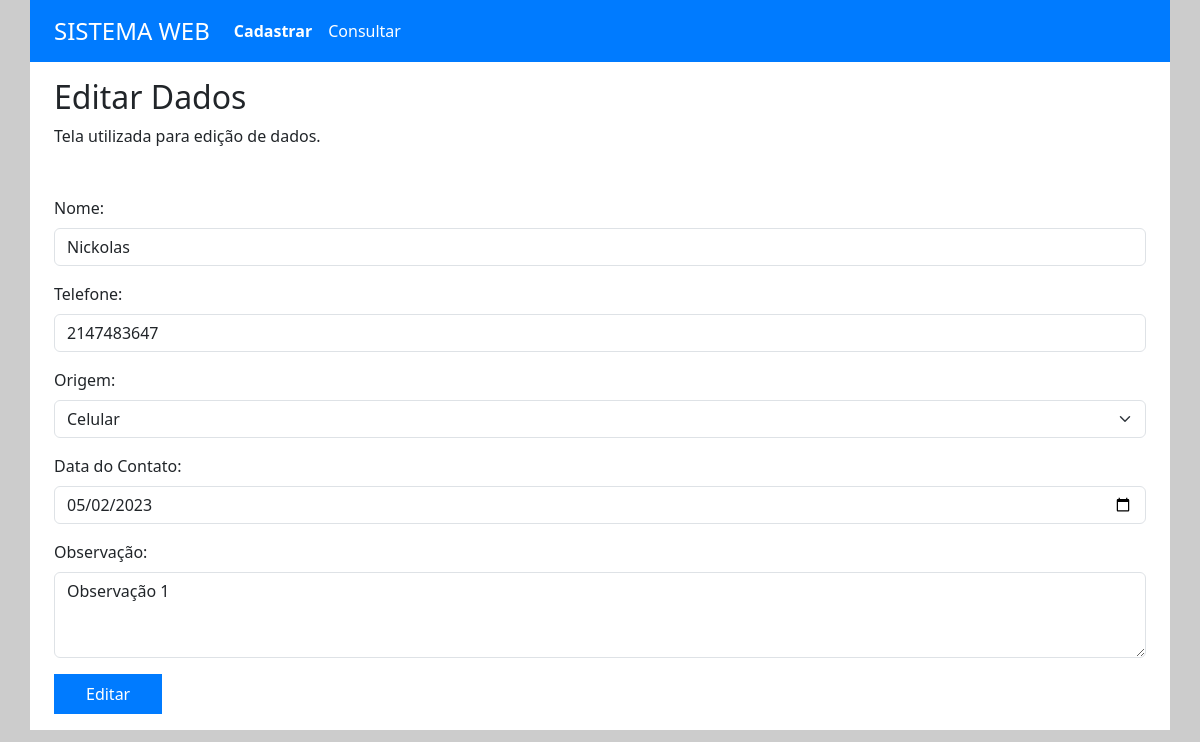
Screenshot of /editarPage.php?id=1 with the database file from the repository.
### tables this page shows
CREATE TABLE `clientes` (
  `id` int(3) NOT NULL,
  `nome` varchar(100) NOT NULL,
  `telefone` int(12) NOT NULL,
  `origem` enum('celular','computador','notebook') NOT NULL,
  `dataContato` date NOT NULL,
  `obser` varchar(200) NOT NULL
);

### editarPage.php (the view, shortened to what this page needs)
<?php
$id = (int) $_GET['id'];
$sql = "SELECT * from `clientes` WHERE id=$id";
try {
    $pdo = new PDO('mysql:host=' . MYSQL_HOST . ';dbname=' . MYSQL_DB_NAME, MYSQL_USER, MYSQL_PASSWORD);
} catch (PDOException $ex) {
    echo "Erro ao tentar fazer a conexão com MYSQL: " . $ex->getMessage();
}
$result = $pdo->query($sql);
$registros = $result->fetchAll();
?>
<!DOCTYPE html>
<html lang="pt-br">
<head>
    <link href="https://cdn.jsdelivr.net/npm/bootstrap@5.3.0-alpha1/dist/css/bootstrap.min.css" rel="stylesheet">
    <link rel="stylesheet" href="assets/css/style.css">
</head>
<body>
    <div class="container">
        <div class="row">
            <div class="col cabecalho">
                <nav class="navbar navbar-expand-lg">
                    <div class="container-fluid">
                        <a class="navbar-brand cabecalho__titulo" href="index.php">SISTEMA WEB</a>
                        <div class="collapse navbar-collapse" id="navbarNav">
                            <ul class="navbar-nav">
                                <li class="nav-item">
                                    <a class="nav-link ativo" aria-current="page" href="index.php">Cadastrar</a>
                                </li>
                                <li class="nav-item">
                                    <a class="nav-link cabecalho__menu" href="consulta.php">Consultar</a>
                                </li>
                            </ul>
                        </div>
                    </div>
                </nav>
            </div>
        </div>
        <div class="row">
            <div class="col descricao">
                <h2 class="descricao__titulo">Editar Dados</h2>
                <p class="descricao__texto">Tela utilizada para edição de dados.</p>
            </div>
        </div>
        <div class="row">
            <div class="col formulario">
                <form action="editar.php?id=<?= $_GET['id'] ?>" method="POST">
                    <div class="mb-3">
                        <label for="nome" class="form-label">Nome:</label>
                        <input type="text" class="form-control" id="nome" name="nome" required value="<?= $registros[0]['nome'] ?>">
                    </div>
                    <div class="mb-3">
                        <label for="telefone" class="form-label">Telefone: </label>
                        <input type="tel" class="form-control" id="telefone" name="telefone" placeholder="(XX)XXXXX-XXXX" required value="<?= $registros[0]['telefone'] ?>">
                    </div>
                    <div class="mb-3">
                        <label for="origem" class="form-label">Origem: </label>
                        <select class="form-select" name="origem" id="origem" value="<?= $registros[0]['origem'] ?>">
                            <option value="celular">Celular</option>
                        </select>
                    </div>
                    <div class="mb-3">
                        <label for="data" class="form-label">Data do Contato: </label>
                        <input type="date" class="form-control" id="data" name="data" required max="<?= $dataAt ?>" value="<?= $registros[0]['dataContato'] ?>">
                    </div>
                    <div class="mb-3">
                        <label for="Observacao" class="form-label">Observação:</label>
                        <textarea class="form-control" id="observacao" rows="3" name="observacao"><?= $registros[0]['obser'] ?></textarea>
                    </div>
                    <input type="submit" value="Editar" name="cadastrar" id="cadastrar" class="formulario__enviar">
                </form>
            </div>
        </div>
    </div>
</body>
</html>

### assets/css/style.css (style rules this page uses)
:root { --fundo: #cccccc; --azul: #007bff; }
body { background-color: var(--fundo); }
div.container { background-color: #fff; }
div.cabecalho { background-color: var(--azul); }
.cabecalho__titulo { font-size: 1.5rem; color: #fff; }
.cabecalho__menu { color: #fff; }
.ativo { font-weight: 600; color: #fff; }
.descricao, .formulario { padding: 1rem 1.5rem; }
.formulario__enviar { background-color: var(--azul); color: #fff; border: none; padding: 0.5rem 2rem; }

### rows the page displays
clientes: nome "Nickolas", telefone "2147483647", origem "Celular", data "05/02/2023", observacao "Observação 1"
